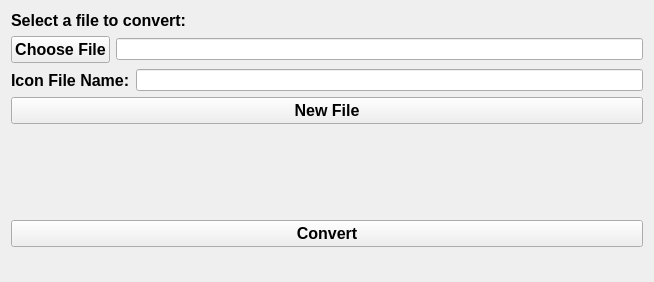
<?xml version="1.0" encoding="UTF-8"?>
<ui version="4.0">
 <class>Form</class>
 <widget class="QWidget" name="Form">
  <property name="geometry">
   <rect>
    <x>0</x>
    <y>0</y>
    <width>654</width>
    <height>282</height>
   </rect>
  </property>
  <property name="windowTitle">
   <string>Create Icon File</string>
  </property>
  <property name="windowIcon">
   <iconset>
    <normaloff>newlogo.ico</normaloff>newlogo.ico</iconset>
  </property>
  <layout class="QVBoxLayout" name="verticalLayout">
   <item>
    <widget class="QLabel" name="label">
     <property name="font">
      <font>
       <pointsize>12</pointsize>
       <bold>true</bold>
      </font>
     </property>
     <property name="text">
      <string>Select a file to convert:</string>
     </property>
    </widget>
   </item>
   <item>
    <layout class="QHBoxLayout" name="horizontalLayout">
     <item>
      <widget class="QPushButton" name="pushButton_selectFile">
       <property name="font">
        <font>
         <pointsize>12</pointsize>
         <bold>true</bold>
        </font>
       </property>
       <property name="styleSheet">
        <string notr="true"/>
       </property>
       <property name="text">
        <string>Choose File</string>
       </property>
      </widget>
     </item>
     <item>
      <widget class="QLineEdit" name="lineEdit_filePath"/>
     </item>
    </layout>
   </item>
   <item>
    <layout class="QHBoxLayout" name="horizontalLayout_2">
     <item>
      <widget class="QLabel" name="label_2">
       <property name="font">
        <font>
         <pointsize>12</pointsize>
         <bold>true</bold>
        </font>
       </property>
       <property name="text">
        <string>Icon File Name:</string>
       </property>
      </widget>
     </item>
     <item>
      <widget class="QLineEdit" name="lineEdit_fileName"/>
     </item>
    </layout>
   </item>
   <item>
    <widget class="QPushButton" name="pushButton_newFile">
     <property name="font">
      <font>
       <pointsize>12</pointsize>
       <bold>true</bold>
      </font>
     </property>
     <property name="styleSheet">
      <string notr="true"/>
     </property>
     <property name="text">
      <string>New File</string>
     </property>
    </widget>
   </item>
   <item>
    <spacer name="verticalSpacer">
     <property name="orientation">
      <enum>Qt::Orientation::Vertical</enum>
     </property>
     <property name="sizeHint" stdset="0">
      <size>
       <width>20</width>
       <height>40</height>
      </size>
     </property>
    </spacer>
   </item>
   <item>
    <widget class="QPushButton" name="pushButton_convertFile">
     <property name="font">
      <font>
       <pointsize>12</pointsize>
       <bold>true</bold>
      </font>
     </property>
     <property name="styleSheet">
      <string notr="true"/>
     </property>
     <property name="text">
      <string>Convert</string>
     </property>
    </widget>
   </item>
   <item>
    <widget class="QLabel" name="label_result">
     <property name="font">
      <font>
       <pointsize>12</pointsize>
      </font>
     </property>
     <property name="text">
      <string/>
     </property>
    </widget>
   </item>
  </layout>
 </widget>
 <resources/>
 <connections/>
</ui>
